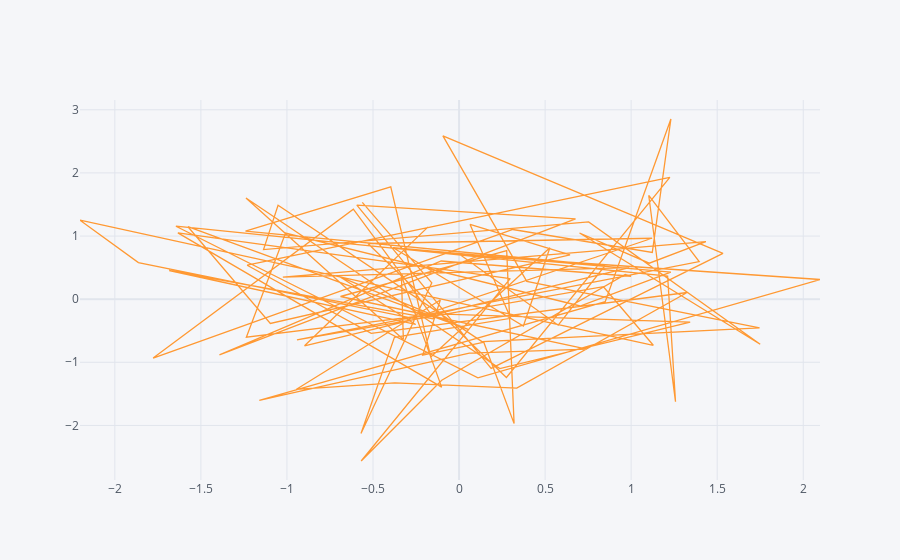

The notebook cell this image was saved under:
### Code cell
df.iplot(kind='scatter',x='A',y='B')
